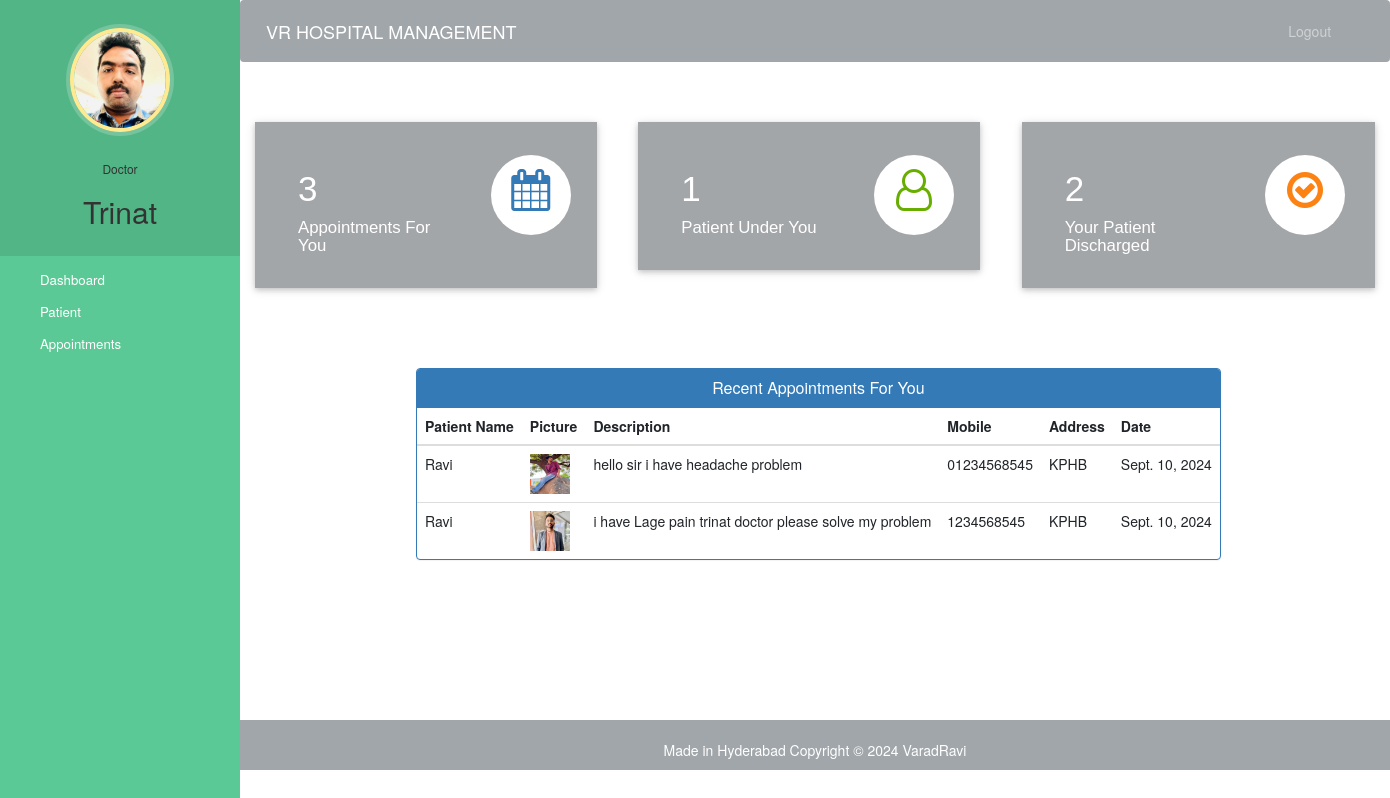
/doctor-dashboard (signed in), run on the app's committed database.
### hospital/models.py (models this page shows, shortened)
class Doctor(models.Model):
    user=models.OneToOneField(User,on_delete=models.CASCADE)
    profile_pic= models.ImageField(upload_to='profile_pic/DoctorProfilePic/',null=True,blank=True)
    address = models.CharField(max_length=40)
    mobile = models.CharField(max_length=20,null=True)
    department= models.CharField(max_length=50,choices=departments,default='Cardiologist')
    status=models.BooleanField(default=False)

class Appointment(models.Model):
    patientId=models.PositiveIntegerField(null=True)
    doctorId=models.PositiveIntegerField(null=True)
    patientName=models.CharField(max_length=40,null=True)
    doctorName=models.CharField(max_length=40,null=True)
    appointmentDate=models.DateField(auto_now=True)
    description=models.TextField(max_length=500)
    status=models.BooleanField(default=False)

class Patient(models.Model):
    user=models.OneToOneField(User,on_delete=models.CASCADE)
    profile_pic= models.ImageField(upload_to='profile_pic/PatientProfilePic/',null=True,blank=True)
    address = models.CharField(max_length=40)
    mobile = models.CharField(max_length=20,null=False)
    symptoms = models.CharField(max_length=100,null=False)
    assignedDoctorId = models.PositiveIntegerField(null=True)
    admitDate=models.DateField(auto_now=True)
    status=models.BooleanField(default=False)

### hospital/views.py (the view)
# urls.py: path('doctor-dashboard', views.doctor_dashboard_view,name='doctor-dashboard'),
@login_required(login_url='doctorlogin')
@user_passes_test(is_doctor)
def doctor_dashboard_view(request):
    patientcount=models.Patient.objects.all().filter(status=True,assignedDoctorId=request.user.id).count()
    appointmentcount=models.Appointment.objects.all().filter(status=True,doctorId=request.user.id).count()
    patientdischarged=models.PatientDischargeDetails.objects.all().distinct().filter(assignedDoctorName=request.user.first_name).count()
    appointments=models.Appointment.objects.all().filter(status=True,doctorId=request.user.id).order_by('-id')
    patientid=[]
    for a in appointments:
        patientid.append(a.patientId)
    patients=models.Patient.objects.all().filter(status=True,user_id__in=patientid).order_by('-id')
    appointments=zip(appointments,patients)
    mydict={
    'patientcount':patientcount,
    'appointmentcount':appointmentcount,
    'patientdischarged':patientdischarged,
    'appointments':appointments,
    'doctor':models.Doctor.objects.get(user_id=request.user.id), #for profile picture of doctor in sidebar
    }
    return render(request,'hospital/doctor_dashboard.html',context=mydict)

### hospital/views.py (called while the page is built)
def is_doctor(user):
    return user.groups.filter(name='DOCTOR').exists()

### templates/hospital/doctor_dashboard.html
{% extends 'hospital/doctor_base.html' %}
{% load static %}
{% block content %}
{%include 'hospital/doctor_dashboard_cards.html'%}
<br><br><br><br>
<div class="container">
  <div class="row">
    <div class="panel panel-primary" style="margin-left:15%;">
      <div class="panel-heading" style="text-align:center;">
        <h6 class="panel-title">Recent Appointments For You</h6>
      </div>
      <table class="table table-hover" id="dev-table">
        <thead>
          <tr>
            <th>Patient Name</th>
            <th>Picture</th>
            <th>Description</th>
            <th>Mobile</th>
            <th>Address</th>
            <th>Date</th>
          </tr>
        </thead>
        {% for a,p in appointments %}
        <tr>
          <td>{{a.patientName}}</td>
          <td> <img src="{% static p.profile_pic.url %}" alt="Profile Pic" height="40px" width="40px" /></td>
          <td>{{a.description}}</td>
          <td>{{p.mobile}}</td>
          <td>{{p.address}}</td>
          <td>{{a.appointmentDate}}</td>
        </tr>
        {% endfor %}
      </table>
    </div>
  </div>
</div>
{% endblock content %}

### templates/hospital/doctor_base.html (shortened to what this page needs)
<!DOCTYPE html>
{% load static %}
<html lang="en">
<head>
  <link rel="stylesheet" href="https://stackpath.bootstrapcdn.com/bootstrap/4.3.1/css/bootstrap.min.css">
  <link rel="stylesheet" href="https://maxcdn.bootstrapcdn.com/font-awesome/4.7.0/css/font-awesome.min.css">
</head>
<body>
  <nav class="menu" tabindex="0">
    <header class="avatar">
      <img src="{% static doctor.profile_pic.url %}" alt="Profile Pic" />
      <br><br>
      <h6>Doctor</h6>
      <h2>{{request.user.first_name}}</h2>
    </header>
    <ul>
      <li tabindex="0" class="icon-dashboard"> <a style="color:white; text-decoration:none;" href="/doctor-dashboard"><span>Dashboard</span></a> </li>
      <li tabindex="0" class="icon-users"> <a style="color:white; text-decoration:none;" href="/doctor-patient"><span>Patient</span></a></li>
      <li tabindex="0" class="icon-calendar"> <a style="color:white; text-decoration:none;" href="/doctor-appointment"><span>Appointments</span></a></li>
    </ul>
  </nav>
  <main>
    <div class="bs-example">
      <nav class="navbar navbar-expand-md  navbar-dark fixed-top" style="background:#a1a6aa;">
        <a href="/doctor-dashboard" class="navbar-brand">VR HOSPITAL MANAGEMENT</a>
        <div class="collapse navbar-collapse justify-content-between" id="navbarCollapse">
          <div class="navbar-nav" style=" margin-left: 90%;">
            <a href="/logout" class="nav-item nav-link">Logout</a>
          </div>
        </div>
      </nav>
    </div>
    <br><br>
    {% block content %}
    {% endblock content %}
    <br><br><br><br><br><br><br>
    <footer>
      <br>
      <div class="container">
        <div class="row">
          <div class="col-md-12 col-sm-12">
            <div style="color:#ffffff;" class="wow fadeInUp footer-copyright">
              <p>Made in Hyderabad
                Copyright &copy; 2024 VaradRavi</p>
            </div>
          </div>
        </div>
      </div>
    </footer>
  </main>
</body>
</html>

### templates/hospital/doctor_base.html (style rules this page uses)
a:link { text-decoration: none; }
a { color: white; }
footer { padding: 0px 0px 0px 0px; background-color:#a1a6aa; margin: 0px; }
p { text-align: center; }
body { padding-left: 240px; }
main { position: relative; height: 100vh; }
.menu { background: #5bc995; height: 100vh; width: 240px; position: fixed; top: 0px; left: 0; z-index: 5; outline: none; }
.menu .avatar { background: rgba(0, 0, 0, 0.1); padding: 2em 0.5em; text-align: center; }
.menu .avatar img { width: 100px; border-radius: 50%; overflow: hidden; border: 4px solid #ffea92; box-shadow: 0 0 0 4px rgba(255, 255, 255, 0.2); }
.menu .avatar h2 { font-weight: normal; margin-bottom: 0; }
.menu ul { list-style: none; padding: 0.5em 0; margin: 0; }
.menu ul li { padding: 0.5em 1em 0.5em 3em; font-size: 0.95em; font-weight: regular; background-repeat: no-repeat; background-position: left 15px center; background-size: auto 20px; transition: all 0.15s linear; cursor: pointer; }
.menu ul li.icon-dashboard { background-image: url("http://www.entypo.com/images//gauge.svg"); }
.menu ul li.icon-users { background-image: url("http://www.entypo.com/images//users.svg"); }
.menu ul li.icon-calendar { background-image: url("http://www.entypo.com/images//calendar.svg"); }

### data on the page
Doctor: profile_pic (picture)
Appointment: patientName "Ravi", profile_pic (picture), description "hello sir i have headache problem", mobile "01234568545", address "KPHB", appointmentDate "Sept. 10, 2024"
Appointment: patientName "Ravi", profile_pic (picture), description "i have Lage pain trinat doctor please solve my problem", mobile "1234568545", address "KPHB", appointmentDate "Sept. 10, 2024"

### other printed values
{{ request.user.first_name }} "Trinat"
{{ appointmentcount }} "3"
{{ patientcount }} "1"
{{ patientdischarged }} "2"
